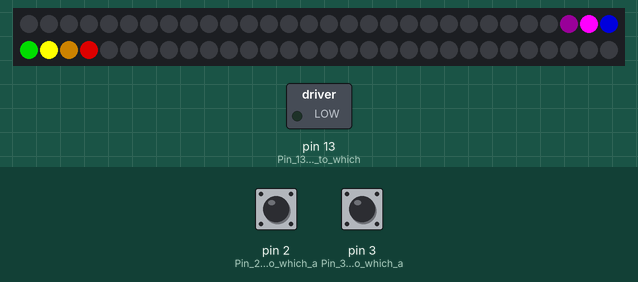
Simulated run of this sketch. Board: Arduino Uno, built with avr-gcc and run on an emulated ATmega328P. Parts: 60 RGB LEDs in strip order, left to right, continuing on the next row, switched loads named in the sketch (green lamp = pin HIGH). The test bench sets the inputs (shaded band); at power-on: pin 3 (Pin_3_is_input_to_which_a) HIGH, pin 2 (Pin_2_is_input_to_which_a) HIGH. Dim RGB values are drawn brighter than linear; random numbers use the default seed unless the sketch sets one; what the sketch prints to the serial monitor is not drawn.

Above: at 1.3 s.
1.4 s: pin 3 (Pin_3_is_input_to_which_a) pulled LOW for 0.15 s
At 1.79 s:
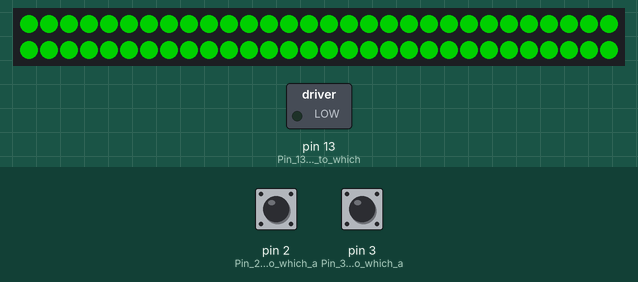
2.1 s: pin 3 (Pin_3_is_input_to_which_a) pulled LOW for 1 s
At 2.68 s:
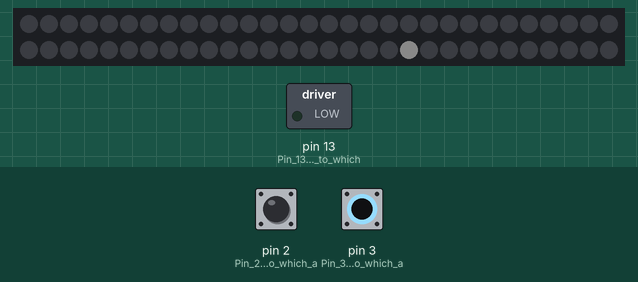
3.7 s: pin 2 (Pin_2_is_input_to_which_a) pulled LOW for 0.15 s
At 4.33 s:
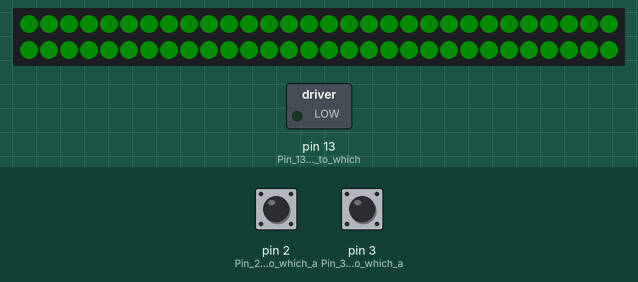
4.4 s: pin 2 (Pin_2_is_input_to_which_a) pulled LOW for 1 s
At 4.98 s:
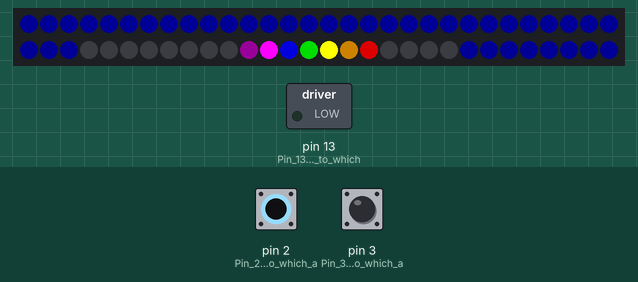
6.0 s: pin 3 (Pin_3_is_input_to_which_a) pulled LOW for 0.15 s
At 6.58 s:
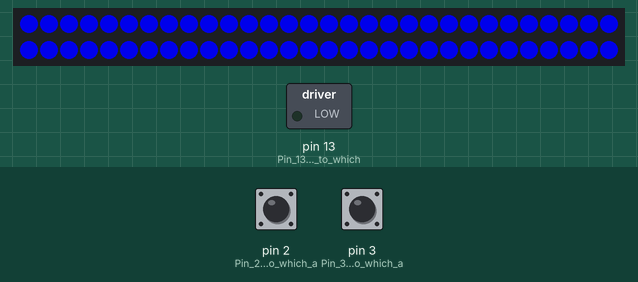
6.7 s: pin 3 (Pin_3_is_input_to_which_a) pulsed LOW 2 times (0.12 s each, 0.3 s apart)
At 8.04 s:
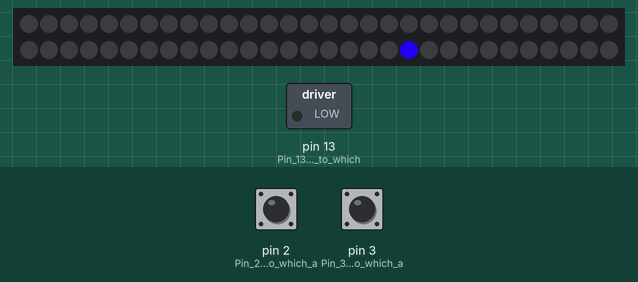

The sketch:

led-strip-two-buttons-60.ino
```cpp
/* LED Strip with Two Buttons

This lab allows you to change display "modes" of a WS-2811B addressible LED Strip (NeoPixels)
To use this program hook up two momentary push buttons from pins 2 and 3 to Ground (GND).
One button will increment the display mode (an integer), the other will decrment the mode.
You MUST use pins 2 and 3 because they are the only Interrupt pins on the Arduino (Uno, Nano).
Remember to connect the other ends of the momentary push buttons to GND.  We use the internal
Arduino 20K resistors to pull up the signals to 5 volts when the buttons are open.
Connect the LED Strip to to power, ground and pin 12 in the lower left corner of the Nano.

*/

#include <Adafruit_NeoPixel.h>

int mode = 0; // This is the "mode" of the device.  It starts at 0 and gets incremented or decremented
int newModeInc = 0; // Set to 1 by the ISR when the Green Increment Mode button is pressed.
int newModeDec = 0; // Set to 1 by the ISR when the Red Decrment Mode button is pressed.
long lastDebounceTime = 0;  // the last time the output pin was toggled
long debounceDelay = 150;   // the debounce time in ms; increase if the output flickers

const int LED_STRIP_PIN = 12; // Connect the Data pin of the LED strip here
const int NUMBER_PIXELS = 60;


; // Number of pixels in the LED strip
Adafruit_NeoPixel strip = Adafruit_NeoPixel(NUMBER_PIXELS, LED_STRIP_PIN, NEO_GRB + NEO_KHZ800);

int modeCount = 18; // The number of display modes, we mode the mode to get the actual mode
int mainLoopCount = 0;  // The number of times we go through the main loop
int mainLoopDelay = 30; // The delay at the end of the main loop - make it a little faster for longer strips

void setup()
{
  pinMode(13, OUTPUT);     // Pin 13 is output to which an LED is connected
  digitalWrite(13, LOW);   // Make pin 13 low, switch LED off
  pinMode(2, INPUT_PULLUP);     // Pin 2 is input to which a switch is connected = INT0
  pinMode(3, INPUT_PULLUP);    // Pin 3 is input to which a switch is connected = INT1
  attachInterrupt(0, changeModeInc, FALLING  ); // pin 2
  attachInterrupt(1, changeModeDec, FALLING  ); // pin 3
  Serial.begin(9600);
  strip.begin(); // sets up the memory for the LED strip
  Serial.println("Start");
  Serial.print("Mode=");
  Serial.println(mode, DEC);
  rainbow7();
  delay(100);
  newModeInc=0; // must be reset to 0 at the end of setup!
  newModeDec=0;
}

void loop() {

// catch the interrupts
  if (newModeInc == 1) {
    if ((millis() - lastDebounceTime) > debounceDelay) {
      mode++;
      mode = mode % modeCount;
      newModeInc = 0;
    }
  };

  if (newModeDec == 1) {
    if ((millis() - lastDebounceTime) > debounceDelay) {
      mode--;
      if (mode < 0) mode = modeCount - 1;
      newModeDec = 0;
    }
  };

  // select the mode
  switch (mode) {
        case 0: rainbow7();break; // 7 pixel rainbow
        case 1: dot(255, 0, 0);break; // red
        case 2: dot(0, 255, 0);break; // green
        case 3: dot(0, 0, 255);break; // blue
        case 4: colorWipe(255 ,0, 0);break;
        case 5: colorWipe(0, 255, 0);break;
        case 6: colorWipe(0, 0, 255);break;
        case 7: swoosh(255 ,0, 0);break;
        case 8: swoosh(0, 255, 0);break;
        case 9: swoosh(0, 0, 255);break;
        case 10: theaterChase(255, 0, 0);break;
        case 11: theaterChase(0, 255, 0);break;
        case 12: theaterChase(0, 0, 255);break;
        case 13: rainbowSlide();break;
        case 14: candle();break;
        case 15: randomColor();break;
        case 16: sparkle();break;
        case 17: all_one_color();break;
     }

  delay(mainLoopDelay); // keep this pattern on for this time
  mainLoopCount++;
}

// Interrupt service routine - keep this fast
void changeModeInc() {
  newModeInc = 1; // indicate we have a new increment mode
  lastDebounceTime = millis(); // record when we got the interrupt for debouncing
}

// Interrupt service routine
void changeModeDec( ){
  newModeDec = 1; // indicate we have a new decrement mode
  lastDebounceTime = millis(); // record when we got the interrupt for debouncing
}

// move a dot
void dot(int red, int blue, int green) {
  int index = mainLoopCount % strip.numPixels();
  strip.setPixelColor(index, 0, 0, 0);
  strip.setPixelColor(index+1, red, blue, green);
  strip.show();
}

void colorWipe(int red, int blue, int green) {
  int index = mainLoopCount % strip.numPixels();
  if (index == 0) {
    clear();
  }
 else
    for(uint16_t i=0; i<=index; i++) {
      strip.setPixelColor(i, red, blue, green);
    }
  strip.show();
}

// make a single color appear to move as a comet flying by
void swoosh(int red, int blue, int green) {
  int n = strip.numPixels();
  int index = mainLoopCount % n;

  strip.setPixelColor(index + 6, red, blue, green);
  strip.setPixelColor(index + 5, red / 1.5, blue / 1.5, green / 1.5);
  strip.setPixelColor(index + 4, red / 2, blue/ 2, green/ 2);
  strip.setPixelColor(index + 3, red / 4, blue/ 4, green/ 4);
  strip.setPixelColor(index + 2, red / 8, blue/ 8, green/ 8);
  strip.setPixelColor(index + 1, red / 16, blue/ 16, green/ 16);
  strip.setPixelColor(index, 0, 0, 0);

  strip.show();
}

// draw a seven segment rainbow on the LED strip with red on the highest pixel
// i is the index of where to start
// strip is the LED strip
void rainbow7() {
    int i = mainLoopCount;
    int np = strip.numPixels();  // we use the modulo function with this
    strip.setPixelColor(i     % np, 0, 0, 0); // off
    strip.setPixelColor((i+1) % np, 25, 0, 25); // violet
    strip.setPixelColor((i+2) % np, 255, 0, 255); // indigo
    strip.setPixelColor((i+3) % np, 0, 0, 150); // blue
    strip.setPixelColor((i+4) % np, 0, 150, 0); // green
    strip.setPixelColor((i+5) % np, 255, 255, 0); // yellow
    strip.setPixelColor((i+6) % np, 110, 70, 0); // orange
    strip.setPixelColor((i+7) % np, 150, 0, 0); // red
    // erase the rest
    strip.setPixelColor((i+8) %np , 0, 0, 0);
    strip.setPixelColor((i+9) %np , 0, 0, 0);
    strip.setPixelColor((i+10) %np , 0, 0, 0);
    strip.setPixelColor((i+11) %np , 0, 0, 0);
    strip.show();
}

void rainbowSlide() {
    for(int i=0; i< strip.numPixels(); i++) {
        strip.setPixelColor((i + mainLoopCount) % strip.numPixels(), Wheel(((i * 256 / strip.numPixels()) + mainLoopCount) & 255));
    }
    strip.show();
}

void randomColor() {
  int randomIndex = random(strip.numPixels()); // a number from 0 to 11
    clear();
    strip.setPixelColor(randomIndex, Wheel(random(255)));
    strip.show();
}

void sparkle() {
  int randomIndex = random(strip.numPixels()); // a number from 0 to 11
    clear();
    strip.setPixelColor(randomIndex, 10, 10, 10);
    strip.show();
}

void clear() {
  for(uint16_t i=0; i<strip.numPixels(); i++) {
      strip.setPixelColor(i, 0);
      strip.show();
  }
}

// Input a value 0 to 255 to get a color value.
// The colours are a transition r - g - b - back to r.
uint32_t Wheel(byte WheelPos) {
  if(WheelPos < 85) {
   return strip.Color(WheelPos * 3, 255 - WheelPos * 3, 0);
  } else if(WheelPos < 170) {
   WheelPos -= 85;
   return strip.Color(255 - WheelPos * 3, 0, WheelPos * 3);
  } else {
   WheelPos -= 170;
   return strip.Color(0, WheelPos * 3, 255 - WheelPos * 3);
  }
}

void all_one_color() {
int color = Wheel(mainLoopCount % 256);
  for (int i=0; i<strip.numPixels(); i++) {
    strip.setPixelColor(i, color);
  }
  strip.show();
}

void candle() {
   uint8_t green; // brightness of the green
   uint8_t red;  // add a bit for red
   // make 20 random pixels flicker
   for (char i=0; i<10; i++) {
     green = 50 + random(155);
     red = green + random(50);
     strip.setPixelColor(random(strip.numPixels()), red, green, 0);
   }
   strip.show();
}

// turn every 4th pixel on and move the offset
void theaterChase(int red, int blue, int green) {
int index = mainLoopCount % strip.numPixels();
for(int i=0; i < strip.numPixels(); i++) {
      if ((i + index) % 4 == 0)
      {
          strip.setPixelColor(i, red, green, blue);
      }
      else
      {
          strip.setPixelColor(i, 0, 0, 0);
      }
  }
  delay(mainLoopDelay * 3);
  strip.show();
}
```
